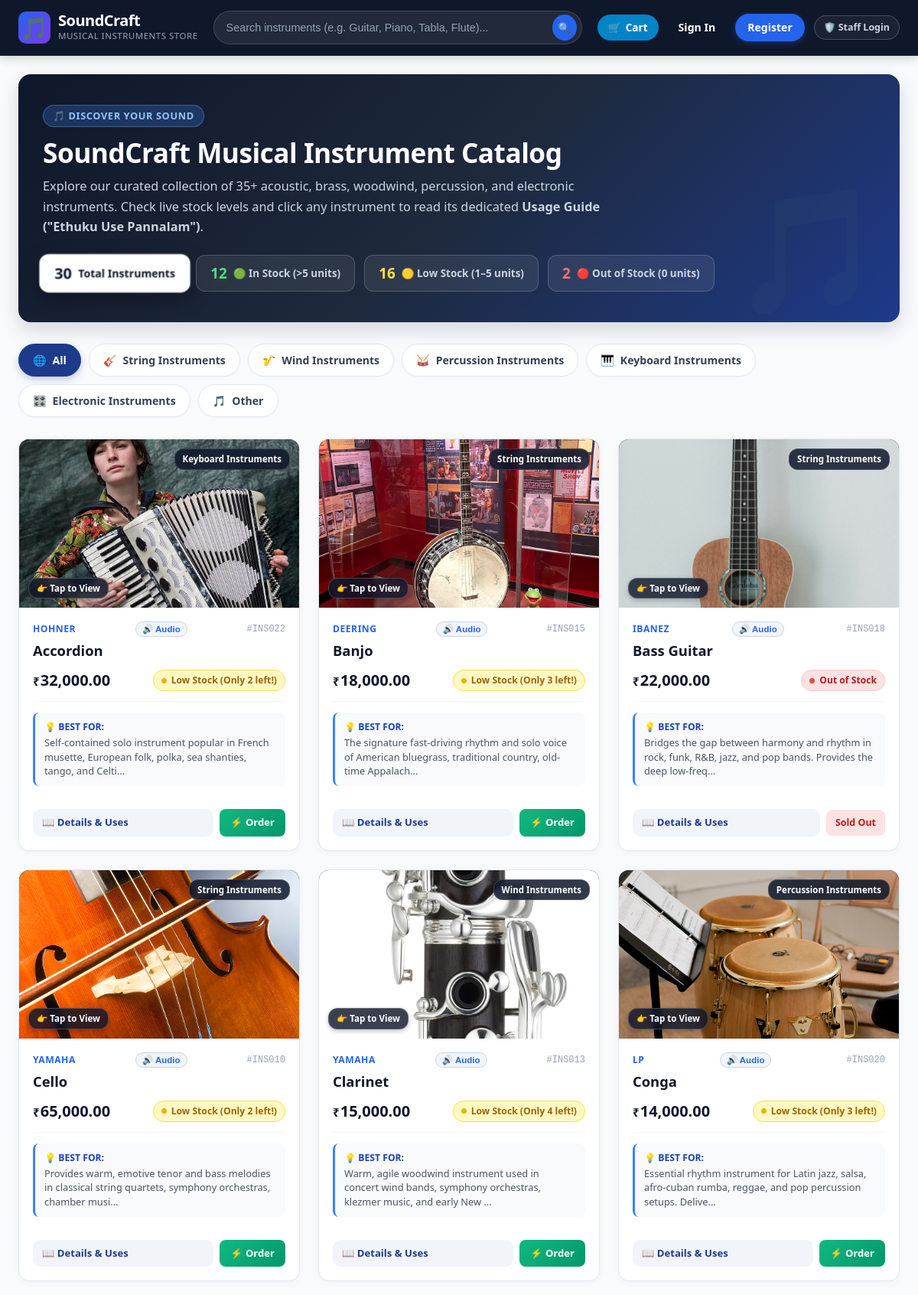
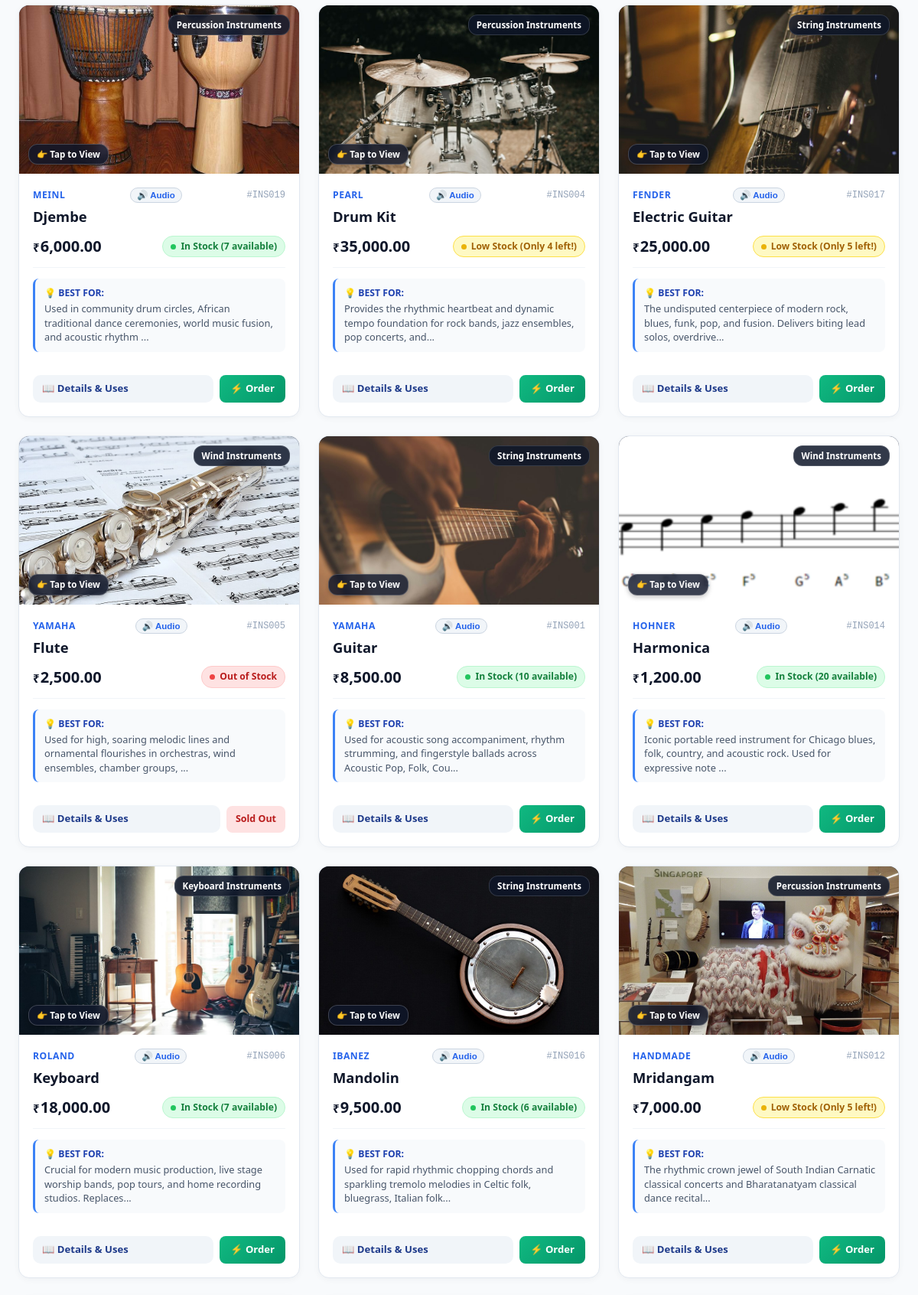
The app's page /store (upper part) with its own data (2 pictures, top to bottom).
### tables this page shows
CREATE TABLE "instruments" (
                instrument_id TEXT PRIMARY KEY,
                name TEXT NOT NULL,
                category TEXT NOT NULL,
                brand TEXT NOT NULL,
                price REAL NOT NULL CHECK (price >= 0),
                quantity INTEGER NOT NULL CHECK (quantity >= 0)
            , image_url TEXT DEFAULT 'images/instruments/default_instrument.svg', description TEXT DEFAULT '', use_case TEXT DEFAULT '', specifications TEXT DEFAULT '');

### app.py (the view)
@app.route('/catalog')
@app.route('/store')
def customer_store():
    category = request.args.get('category', 'All').strip()
    search = request.args.get('search', '').strip()
    stock_filter = request.args.get('stock', 'all').strip().lower()
    all_matching = get_store_instruments(category=category, search=search)
    total_count = len(all_matching)
    in_stock_count = sum(1 for i in all_matching if i['stock_status'] == 'in_stock')
    low_stock_count = sum(1 for i in all_matching if i['stock_status'] == 'low_stock')
    out_of_stock_count = sum(1 for i in all_matching if i['stock_status'] == 'out_of_stock')
    if stock_filter in ['in_stock', 'low_stock', 'out_of_stock']:
        instruments = [i for i in all_matching if i['stock_status'] == stock_filter]
    else:
        stock_filter = 'all'
        instruments = all_matching
    store_categories = ['All', 'String Instruments', 'Wind Instruments', 'Percussion Instruments', 'Keyboard Instruments', 'Electronic Instruments', 'Other']
    return render_template(
        'customer/store.html',
        instruments=instruments,
        categories=store_categories,
        current_category=category,
        current_stock=stock_filter,
        search_query=search,
        total_count=total_count,
        in_stock_count=in_stock_count,
        low_stock_count=low_stock_count,
        out_of_stock_count=out_of_stock_count
    )

### app.py (called while the page is built)
@app.context_processor
def inject_cart_info():
    cart = session.get('cart', {})
    cart_count = sum(cart.values()) if isinstance(cart, dict) else 0
    return dict(cart_count=cart_count)

### database.py (called while the page is built)
def get_db_connection(db_path=DATABASE_PATH):
    conn = sqlite3.connect(db_path)
    conn.execute("PRAGMA foreign_keys = ON;")
    conn.row_factory = sqlite3.Row
    return conn

def close_db_connection(conn):
    if conn:
        conn.close()

### templates/customer/store.html (shortened to what this page needs)
{% extends "customer/base_customer.html" %}
{% block content %}
<div class="store-container">
    <div class="store-hero">
        <div class="store-hero-content">
            <span class="store-hero-badge">🎵 Discover Your Sound</span>
            <h1 class="store-hero-title">SoundCraft Musical Instrument Catalog</h1>
            <p class="store-hero-subtitle">
                Explore our curated collection of 35+ acoustic, brass, woodwind, percussion, and electronic instruments. Check live stock levels and click any instrument to read its dedicated <strong>Usage Guide ("Ethuku Use Pannalam")</strong>.
            </p>
            <div class="store-metric-pills">
                <a
                    href="{{ url_for('customer_store', category=current_category, search=search_query, stock='all') }}"
                    class="metric-pill pill-total {% if current_stock == 'all' or not current_stock %}active-pill{% endif %}"
                    title="Click to view all {{ total_count }} instruments"
                >
                    <span class="metric-num">{{ total_count }}</span>
                    <span class="metric-label">Total Instruments</span>
                </a>
                <a
                    href="{{ url_for('customer_store', category=current_category, search=search_query, stock='in_stock') }}"
                    class="metric-pill pill-in-stock {% if current_stock == 'in_stock' %}active-pill{% endif %}"
                    title="Click to filter {{ in_stock_count }} instruments In Stock (>5 units)"
                >
                    <span class="metric-num">{{ in_stock_count }}</span>
                    <span class="metric-label">🟢 In Stock (&gt;5 units)</span>
                </a>
                <a
                    href="{{ url_for('customer_store', category=current_category, search=search_query, stock='low_stock') }}"
                    class="metric-pill pill-low-stock {% if current_stock == 'low_stock' %}active-pill{% endif %}"
                    title="Click to filter {{ low_stock_count }} instruments Low Stock (1–5 units)"
                >
                    <span class="metric-num">{{ low_stock_count }}</span>
                    <span class="metric-label">🟡 Low Stock (1–5 units)</span>
                </a>
                <a
                    href="{{ url_for('customer_store', category=current_category, search=search_query, stock='out_of_stock') }}"
                    class="metric-pill pill-out-stock {% if current_stock == 'out_of_stock' %}active-pill{% endif %}"
                    title="Click to filter {{ out_of_stock_count }} instruments Out of Stock (0 units)"
                >
                    <span class="metric-num">{{ out_of_stock_count }}</span>
                    <span class="metric-label">🔴 Out of Stock (0 units)</span>
                </a>
            </div>
        </div>
    </div>
    <div class="store-filter-bar" id="catalogSection">
        <div class="category-pills-list">
            {% for cat in categories %}
            <a
                href="{{ url_for('customer_store', category=cat, search=search_query, stock=current_stock) }}"
                class="category-pill-btn {% if current_category == cat %}active{% endif %}"
            >
                <span>
                    {% if cat == 'All' %}🌐{% elif cat == 'String Instruments' %}🎸{% elif cat == 'Wind Instruments' %}🎷{% elif cat == 'Percussion Instruments' %}🥁{% elif cat == 'Keyboard Instruments' %}🎹{% elif cat == 'Electronic Instruments' %}🎛️{% else %}🎵{% endif %}
                </span>
                <span>{{ cat }}</span>
            </a>
            {% endfor %}
        </div>
    </div>
    {% if instruments %}
    <div class="store-catalog-grid">
        {% for item in instruments %}
        <div class="instrument-card clickable-card" onclick="window.location='{{ url_for('customer_instrument_detail', instrument_id=item.instrument_id) }}'" role="button" tabindex="0">
            <a href="{{ url_for('customer_instrument_detail', instrument_id=item.instrument_id) }}" class="instrument-card-image-box" title="View details for {{ item.name }}">
                <img
                    src="{% if item.image_url.startswith('/') or item.image_url.startswith('http') %}{{ item.image_url }}{% elif item.image_url.startswith('static/') %}/{{ item.image_url }}{% else %}{{ url_for('static', filename=item.image_url) }}{% endif %}"
                    alt="{{ item.name }}"
                    class="instrument-card-img"
                    loading="lazy"
                >
                <span class="instrument-category-badge">{{ item.category }}</span>
                <span class="touch-hint-pill">👉 Tap to View</span>
            </a>
            <div class="instrument-card-body">
                <div class="instrument-card-header">
                    <span class="instrument-brand-tag">{{ item.brand }}</span>
                    <button type="button" class="btn-card-audio-preview" onclick="event.preventDefault(); event.stopPropagation(); SoundCraftSynth.previewCardSound('{{ item.category }}', '{{ item.name }}', this, '{{ item.instrument_id }}')" title="Preview sound of {{ item.name }}">
                        <span>🔊 Audio</span>
                    </button>
                    <span class="instrument-id-tag">#{{ item.instrument_id }}</span>
                </div>
                <h3 class="instrument-title">
                    <a href="{{ url_for('customer_instrument_detail', instrument_id=item.instrument_id) }}" class="instrument-title-link">
                        {{ item.name }}
                    </a>
                </h3>
                <div class="instrument-price-stock-row">
                    <div class="instrument-price">
                        <span class="price-symbol">₹</span>{{ "{:,.2f}".format(item.price) }}
                    </div>
                    <div class="stock-badge {{ item.stock_badge_class }}">
                        <span class="stock-dot"></span>
                        <span>{{ item.stock_label }}</span>
                    </div>
                </div>
                <div class="instrument-usage-preview">
                    <span class="usage-preview-label">💡 Best For:</span>
                    <p class="usage-preview-text">
                        {{ item.use_case[:110] }}{% if item.use_case|length > 110 %}...{% endif %}
                    </p>
                </div>
                <div class="instrument-card-action-dual">
                    <a href="{{ url_for('customer_instrument_detail', instrument_id=item.instrument_id) }}" class="btn btn-view-instrument">
                        <span>📖 Details &amp; Uses</span>
                    </a>
                    {% if item.quantity > 0 %}
                    <a href="{{ url_for('customer_checkout_single', instrument_id=item.instrument_id) }}" class="btn btn-quick-order" onclick="event.stopPropagation()">
                        <span>⚡ Order</span>
                    </a>
                    {% else %}
                    <span class="btn-out-stock-pill" onclick="event.stopPropagation()">Sold Out</span>
                    {% endif %}
                </div>
            </div>
        </div>
        {% endfor %}
    </div>
    {% endif %}
</div>
{% endblock %}

### templates/customer/base_customer.html (shortened to what this page needs)
<!DOCTYPE html>
<html lang="en">
<head>
    <link rel="stylesheet" href="{{ url_for('static', filename='css/style.css') }}">
</head>
<body class="customer-body">
    <header class="customer-navbar">
        <div class="customer-nav-container">
            <a href="{{ url_for('customer_store') }}" class="customer-brand">
                <span class="customer-brand-icon">🎵</span>
                <div class="customer-brand-text">
                    <span class="customer-brand-name">SoundCraft</span>
                    <span class="customer-brand-tagline">Musical Instruments Store</span>
                </div>
            </a>
            <form action="{{ url_for('customer_store') }}" method="GET" class="customer-nav-search">
                <input
                    type="text"
                    name="search"
                    placeholder="Search instruments (e.g. Guitar, Piano, Tabla, Flute)..."
                    value="{{ search_query or '' }}"
                    class="customer-search-input"
                >
                <button type="submit" class="customer-search-btn" title="Search">
                    <span>🔍</span>
                </button>
            </form>
            <div class="customer-nav-actions">
                <a href="{{ url_for('customer_cart') }}" class="btn-customer-cart" title="Shopping Cart">
                    <span class="cart-icon">🛒</span>
                    <span class="cart-label">Cart</span>
                </a>
                {% if session.get('user_id') and session.get('role') == 'Customer' %}
                    <div class="customer-user-badge">
                        <span class="customer-user-avatar">👤</span>
                        <div class="customer-user-info">
                            <span class="customer-user-name">{{ session.get('full_name') or session.get('username') }}</span>
                            <span class="customer-user-role">Customer Account</span>
                        </div>
                    </div>
                    <a href="{{ url_for('customer_orders') }}" class="btn-customer-portal-action" title="My Orders">
                        <span>📦 My Orders</span>
                    </a>
                    <a href="{{ url_for('customer_profile') }}" class="btn-customer-portal-action" title="My Profile">
                        <span>👤 Profile</span>
                    </a>
                    <a href="{{ url_for('customer_change_password') }}" class="btn-customer-portal-action" title="Change Password">
                        <span>🔑 Password</span>
                    </a>
                    <a href="{{ url_for('customer_logout') }}" class="btn-customer-logout" title="Sign Out">
                        <span>🚪 Sign Out</span>
                    </a>
                {% else %}
                    <a href="{{ url_for('customer_login') }}" class="btn-customer-signin">
                        <span>Sign In</span>
                    </a>
                    <a href="{{ url_for('customer_register') }}" class="btn-customer-signup">
                        <span>Register</span>
                    </a>
                    <a href="{{ url_for('login') }}" class="btn-admin-portal-link" title="Store Staff Portal">
                        <span>🛡️ Staff Login</span>
                    </a>
                {% endif %}
            </div>
        </div>
    </header>
    <div class="customer-main-wrapper">
        {% block content %}{% endblock %}
    </div>
</body>
</html>

### records on screen
instruments: image_url (picture), category "Keyboard Instruments", brand "HOHNER", instrument_id "INS022", name "Accordion", price "32,000.00", stock_label "Low Stock (Only 2 left!)", use_case "Self-contained solo instrument popular in French musette, European folk, polka, sea shanties, tango, and Celti"
instruments: image_url (picture), category "String Instruments", brand "DEERING", instrument_id "INS015", name "Banjo", price "18,000.00", stock_label "Low Stock (Only 3 left!)", use_case "The signature fast-driving rhythm and solo voice of American bluegrass, traditional country, old-time Appalach"
instruments: image_url (picture), category "String Instruments", brand "IBANEZ", instrument_id "INS018", name "Bass Guitar", price "22,000.00", stock_label "Out of Stock", use_case "Bridges the gap between harmony and rhythm in rock, funk, R&B, jazz, and pop bands. Provides the deep low-freq", quantity "Sold Out"
instruments: image_url (picture), category "String Instruments", brand "YAMAHA", instrument_id "INS010", name "Cello", price "65,000.00", stock_label "Low Stock (Only 2 left!)", use_case "Provides warm, emotive tenor and bass melodies in classical string quartets, symphony orchestras, chamber musi"
instruments: image_url (picture), category "Wind Instruments", brand "YAMAHA", instrument_id "INS013", name "Clarinet", price "15,000.00", stock_label "Low Stock (Only 4 left!)", use_case "Warm, agile woodwind instrument used in concert wind bands, symphony orchestras, klezmer music, and early New"
instruments: image_url (picture), category "Percussion Instruments", brand "LP", instrument_id "INS020", name "Conga", price "14,000.00", stock_label "Low Stock (Only 3 left!)", use_case "Essential rhythm instrument for Latin jazz, salsa, afro-cuban rumba, reggae, and pop percussion setups. Delive"
instruments: image_url (picture), category "Percussion Instruments", brand "MEINL", instrument_id "INS019", name "Djembe", price "6,000.00", stock_label "In Stock (7 available)", use_case "Used in community drum circles, African traditional dance ceremonies, world music fusion, and acoustic rhythm"
instruments: image_url (picture), category "Percussion Instruments", brand "PEARL", instrument_id "INS004", name "Drum Kit", price "35,000.00", stock_label "Low Stock (Only 4 left!)", use_case "Provides the rhythmic heartbeat and dynamic tempo foundation for rock bands, jazz ensembles, pop concerts, and"
instruments: image_url (picture), category "String Instruments", brand "FENDER", instrument_id "INS017", name "Electric Guitar", price "25,000.00", stock_label "Low Stock (Only 5 left!)", use_case "The undisputed centerpiece of modern rock, blues, funk, pop, and fusion. Delivers biting lead solos, overdrive"
instruments: image_url (picture), category "Wind Instruments", brand "YAMAHA", instrument_id "INS005", name "Flute", price "2,500.00", stock_label "Out of Stock", use_case "Used for high, soaring melodic lines and ornamental flourishes in orchestras, wind ensembles, chamber groups,", quantity "Sold Out"
instruments: image_url (picture), category "String Instruments", brand "YAMAHA", instrument_id "INS001", name "Guitar", price "8,500.00", stock_label "In Stock (10 available)", use_case "Used for acoustic song accompaniment, rhythm strumming, and fingerstyle ballads across Acoustic Pop, Folk, Cou"
instruments: image_url (picture), category "Wind Instruments", brand "HOHNER", instrument_id "INS014", name "Harmonica", price "1,200.00", stock_label "In Stock (20 available)", use_case "Iconic portable reed instrument for Chicago blues, folk, country, and acoustic rock. Used for expressive note"
instruments: image_url (picture), category "Keyboard Instruments", brand "ROLAND", instrument_id "INS006", name "Keyboard", price "18,000.00", stock_label "In Stock (7 available)", use_case "Crucial for modern music production, live stage worship bands, pop tours, and home recording studios. Replaces"
instruments: image_url (picture), category "String Instruments", brand "IBANEZ", instrument_id "INS016", name "Mandolin", price "9,500.00", stock_label "In Stock (6 available)", use_case "Used for rapid rhythmic chopping chords and sparkling tremolo melodies in Celtic folk, bluegrass, Italian folk"
instruments: image_url (picture), category "Percussion Instruments", brand "HANDMADE", instrument_id "INS012", name "Mridangam", price "7,000.00", stock_label "Low Stock (Only 5 left!)", use_case "The rhythmic crown jewel of South Indian Carnatic classical concerts and Bharatanatyam classical dance recital"

### other values on screen
{{ total_count }} "30"
{{ in_stock_count }} "12"
{{ low_stock_count }} "16"
{{ out_of_stock_count }} "2"
{{ cat }} "All" "String Instruments" "Wind Instruments" "Percussion Instruments" "Keyboard Instruments" "Electronic Instruments" "Other"
